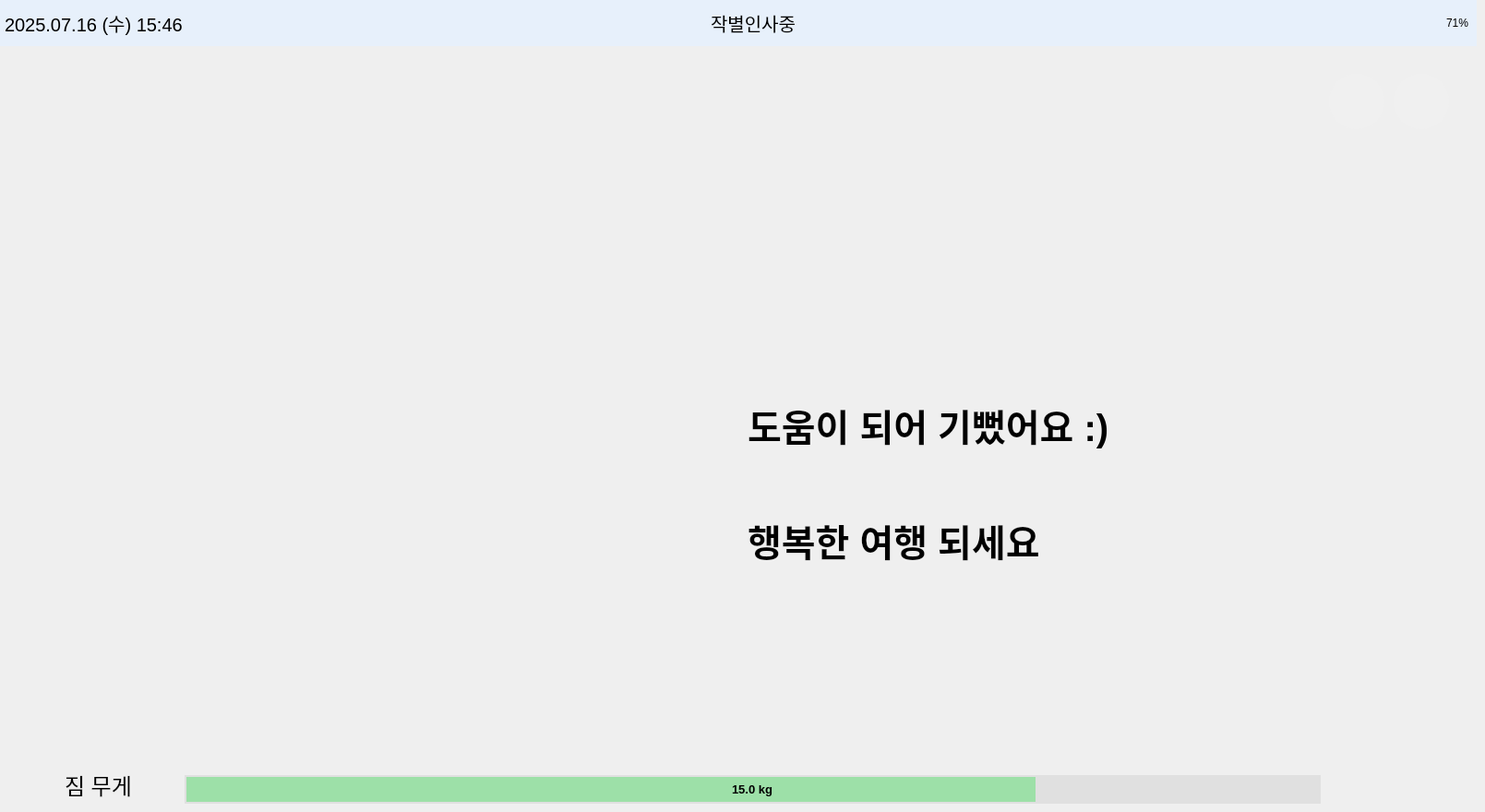
    <widget class="QWidget" name="page_bye">
     <widget class="QPushButton" name="btn_home12">
      <property name="geometry">
       <rect>
        <x>1440</x>
        <y>80</y>
        <width>60</width>
        <height>60</height>
       </rect>
      </property>
      <property name="palette">
       <palette>
        <active>
         <colorrole role="Button">
          <brush brushstyle="SolidPattern">
           <color alpha="255">
            <red>240</red>
            <green>240</green>
            <blue>240</blue>
           </color>
          </brush>
         </colorrole>
         <colorrole role="Base">
          <brush brushstyle="SolidPattern">
           <color alpha="255">
            <red>240</red>
            <green>240</green>
            <blue>240</blue>
           </color>
          </brush>
         </colorrole>
         <colorrole role="Window">
          <brush brushstyle="SolidPattern">
           <color alpha="255">
            <red>240</red>
            <green>240</green>
            <blue>240</blue>
           </color>
          </brush>
         </colorrole>
        </active>
        <inactive>
         <colorrole role="Button">
          <brush brushstyle="SolidPattern">
           <color alpha="255">
            <red>240</red>
            <green>240</green>
            <blue>240</blue>
           </color>
          </brush>
         </colorrole>
         <colorrole role="Base">
          <brush brushstyle="SolidPattern">
           <color alpha="255">
            <red>240</red>
            <green>240</green>
            <blue>240</blue>
           </color>
          </brush>
         </colorrole>
         <colorrole role="Window">
          <brush brushstyle="SolidPattern">
           <color alpha="255">
            <red>240</red>
            <green>240</green>
            <blue>240</blue>
           </color>
          </brush>
         </colorrole>
        </inactive>
        <disabled>
         <colorrole role="Button">
          <brush brushstyle="SolidPattern">
           <color alpha="255">
            <red>240</red>
            <green>240</green>
            <blue>240</blue>
           </color>
          </brush>
         </colorrole>
         <colorrole role="Base">
          <brush brushstyle="SolidPattern">
           <color alpha="255">
            <red>240</red>
            <green>240</green>
            <blue>240</blue>
           </color>
          </brush>
         </colorrole>
         <colorrole role="Window">
          <brush brushstyle="SolidPattern">
           <color alpha="255">
            <red>240</red>
            <green>240</green>
            <blue>240</blue>
           </color>
          </brush>
         </colorrole>
        </disabled>
       </palette>
      </property>
      <property name="styleSheet">
       <string notr="true">QPushButton {
    border: none;
    border-radius: 30px;
    background-color: #F0F0F0;
}</string>
      </property>
      <property name="text">
       <string/>
      </property>
      <property name="icon">
       <iconset>
        <normaloff>icon/home.png</normaloff>icon/home.png</iconset>
      </property>
      <property name="iconSize">
       <size>
        <width>40</width>
        <height>40</height>
       </size>
      </property>
     </widget>
     <widget class="QPushButton" name="btn_back12">
      <property name="geometry">
       <rect>
        <x>1510</x>
        <y>80</y>
        <width>60</width>
        <height>60</height>
       </rect>
      </property>
      <property name="palette">
       <palette>
        <active>
         <colorrole role="Button">
          <brush brushstyle="SolidPattern">
           <color alpha="255">
            <red>240</red>
            <green>240</green>
            <blue>240</blue>
           </color>
          </brush>
         </colorrole>
         <colorrole role="Base">
          <brush brushstyle="SolidPattern">
           <color alpha="255">
            <red>240</red>
            <green>240</green>
            <blue>240</blue>
           </color>
          </brush>
         </colorrole>
         <colorrole role="Window">
          <brush brushstyle="SolidPattern">
           <color alpha="255">
            <red>240</red>
            <green>240</green>
            <blue>240</blue>
           </color>
          </brush>
         </colorrole>
        </active>
        <inactive>
         <colorrole role="Button">
          <brush brushstyle="SolidPattern">
           <color alpha="255">
            <red>240</red>
            <green>240</green>
            <blue>240</blue>
           </color>
          </brush>
         </colorrole>
         <colorrole role="Base">
          <brush brushstyle="SolidPattern">
           <color alpha="255">
            <red>240</red>
            <green>240</green>
            <blue>240</blue>
           </color>
          </brush>
         </colorrole>
         <colorrole role="Window">
          <brush brushstyle="SolidPattern">
           <color alpha="255">
            <red>240</red>
            <green>240</green>
            <blue>240</blue>
           </color>
          </brush>
         </colorrole>
        </inactive>
        <disabled>
         <colorrole role="Button">
          <brush brushstyle="SolidPattern">
           <color alpha="255">
            <red>240</red>
            <green>240</green>
            <blue>240</blue>
           </color>
          </brush>
         </colorrole>
         <colorrole role="Base">
          <brush brushstyle="SolidPattern">
           <color alpha="255">
            <red>240</red>
            <green>240</green>
            <blue>240</blue>
           </color>
          </brush>
         </colorrole>
         <colorrole role="Window">
          <brush brushstyle="SolidPattern">
           <color alpha="255">
            <red>240</red>
            <green>240</green>
            <blue>240</blue>
           </color>
          </brush>
         </colorrole>
        </disabled>
       </palette>
      </property>
      <property name="styleSheet">
       <string notr="true">QPushButton {
    border: none;
    border-radius: 30px;
    background-color: #F0F0F0;
}</string>
      </property>
      <property name="text">
       <string/>
      </property>
      <property name="icon">
       <iconset>
        <normaloff>icon/back.png</normaloff>icon/back.png</iconset>
      </property>
      <property name="iconSize">
       <size>
        <width>40</width>
        <height>40</height>
       </size>
      </property>
     </widget>
     <widget class="QProgressBar" name="weight_bar12">
      <property name="geometry">
       <rect>
        <x>200</x>
        <y>840</y>
        <width>1231</width>
        <height>31</height>
       </rect>
      </property>
      <property name="font">
       <font>
        <pointsize>10</pointsize>
        <weight>75</weight>
        <bold>true</bold>
       </font>
      </property>
      <property name="styleSheet">
       <string notr="true">QProgressBar {
    border: 2px solid #E0E0E0;         /* 테두리: 불투명 회색 */
    border-radius: 30px;               /* 둥글게 */
    background-color: #E0E0E0;         /* 배경: 불투명 연회색 */
    text-align: center;                /* 텍스트 중앙 정렬 */
}

QProgressBar::chunk {
    background-color: rgba(129, 224, 144, 180);   /* 초록색 바 + 투명도 */
    border-radius: 30px;
}
</string>
      </property>
      <property name="maximum">
       <number>20000</number>
      </property>
      <property name="value">
       <number>15000</number>
      </property>
      <property name="format">
       <string>15.0 kg</string>
      </property>
     </widget>
     <widget class="QFrame" name="topbar12">
      <property name="geometry">
       <rect>
        <x>0</x>
        <y>0</y>
        <width>1600</width>
        <height>50</height>
       </rect>
      </property>
      <property name="palette">
       <palette>
        <active>
         <colorrole role="WindowText">
          <brush brushstyle="SolidPattern">
           <color alpha="255">
            <red>0</red>
            <green>0</green>
            <blue>0</blue>
           </color>
          </brush>
         </colorrole>
         <colorrole role="Button">
          <brush brushstyle="SolidPattern">
           <color alpha="255">
            <red>231</red>
            <green>240</green>
            <blue>251</blue>
           </color>
          </brush>
         </colorrole>
         <colorrole role="Light">
          <brush brushstyle="SolidPattern">
           <color alpha="255">
            <red>255</red>
            <green>116</green>
            <blue>116</blue>
           </color>
          </brush>
         </colorrole>
         <colorrole role="Midlight">
          <brush brushstyle="SolidPattern">
           <color alpha="255">
            <red>247</red>
            <green>63</green>
            <blue>63</blue>
           </color>
          </brush>
         </colorrole>
         <colorrole role="Dark">
          <brush brushstyle="SolidPattern">
           <color alpha="255">
            <red>120</red>
            <green>6</green>
            <blue>6</blue>
           </color>
          </brush>
         </colorrole>
         <colorrole role="Mid">
          <brush brushstyle="SolidPattern">
           <color alpha="255">
            <red>160</red>
            <green>7</green>
            <blue>7</blue>
           </color>
          </brush>
         </colorrole>
         <colorrole role="Text">
          <brush brushstyle="SolidPattern">
           <color alpha="255">
            <red>0</red>
            <green>0</green>
            <blue>0</blue>
           </color>
          </brush>
         </colorrole>
         <colorrole role="BrightText">
          <brush brushstyle="SolidPattern">
           <color alpha="255">
            <red>255</red>
            <green>255</green>
            <blue>255</blue>
           </color>
          </brush>
         </colorrole>
         <colorrole role="ButtonText">
          <brush brushstyle="SolidPattern">
           <color alpha="255">
            <red>0</red>
            <green>0</green>
            <blue>0</blue>
           </color>
          </brush>
         </colorrole>
         <colorrole role="Base">
          <brush brushstyle="SolidPattern">
           <color alpha="255">
            <red>231</red>
            <green>240</green>
            <blue>251</blue>
           </color>
          </brush>
         </colorrole>
         <colorrole role="Window">
          <brush brushstyle="SolidPattern">
           <color alpha="255">
            <red>231</red>
            <green>240</green>
            <blue>251</blue>
           </color>
          </brush>
         </colorrole>
         <colorrole role="Shadow">
          <brush brushstyle="SolidPattern">
           <color alpha="255">
            <red>0</red>
            <green>0</green>
            <blue>0</blue>
           </color>
          </brush>
         </colorrole>
         <colorrole role="AlternateBase">
          <brush brushstyle="SolidPattern">
           <color alpha="255">
            <red>247</red>
            <green>133</green>
            <blue>133</blue>
           </color>
          </brush>
         </colorrole>
         <colorrole role="ToolTipBase">
          <brush brushstyle="SolidPattern">
           <color alpha="255">
            <red>255</red>
            <green>255</green>
            <blue>220</blue>
           </color>
          </brush>
         </colorrole>
         <colorrole role="ToolTipText">
          <brush brushstyle="SolidPattern">
           <color alpha="255">
            <red>0</red>
            <green>0</green>
            <blue>0</blue>
           </color>
          </brush>
         </colorrole>
         <colorrole role="PlaceholderText">
          <brush brushstyle="SolidPattern">
           <color alpha="128">
            <red>0</red>
            <green>0</green>
            <blue>0</blue>
           </color>
          </brush>
         </colorrole>
        </active>
        <inactive>
         <colorrole role="WindowText">
          <brush brushstyle="SolidPattern">
           <color alpha="255">
            <red>0</red>
            <green>0</green>
            <blue>0</blue>
           </color>
          </brush>
         </colorrole>
         <colorrole role="Button">
          <brush brushstyle="SolidPattern">
           <color alpha="255">
            <red>231</red>
            <green>240</green>
            <blue>251</blue>
           </color>
          </brush>
         </colorrole>
         <colorrole role="Light">
          <brush brushstyle="SolidPattern">
           <color alpha="255">
            <red>255</red>
            <green>116</green>
            <blue>116</blue>
           </color>
          </brush>
         </colorrole>
         <colorrole role="Midlight">
          <brush brushstyle="SolidPattern">
           <color alpha="255">
            <red>247</red>
            <green>63</green>
            <blue>63</blue>
           </color>
          </brush>
         </colorrole>
         <colorrole role="Dark">
          <brush brushstyle="SolidPattern">
           <color alpha="255">
            <red>120</red>
            <green>6</green>
            <blue>6</blue>
           </color>
          </brush>
         </colorrole>
         <colorrole role="Mid">
          <brush brushstyle="SolidPattern">
           <color alpha="255">
            <red>160</red>
            <green>7</green>
            <blue>7</blue>
           </color>
          </brush>
         </colorrole>
         <colorrole role="Text">
          <brush brushstyle="SolidPattern">
           <color alpha="255">
            <red>0</red>
            <green>0</green>
            <blue>0</blue>
           </color>
          </brush>
         </colorrole>
         <colorrole role="BrightText">
          <brush brushstyle="SolidPattern">
           <color alpha="255">
            <red>255</red>
            <green>255</green>
            <blue>255</blue>
           </color>
          </brush>
         </colorrole>
         <colorrole role="ButtonText">
          <brush brushstyle="SolidPattern">
           <color alpha="255">
            <red>0</red>
            <green>0</green>
            <blue>0</blue>
           </color>
          </brush>
         </colorrole>
         <colorrole role="Base">
          <brush brushstyle="SolidPattern">
           <color alpha="255">
            <red>231</red>
            <green>240</green>
            <blue>251</blue>
           </color>
          </brush>
         </colorrole>
         <colorrole role="Window">
          <brush brushstyle="SolidPattern">
           <color alpha="255">
            <red>231</red>
            <green>240</green>
            <blue>251</blue>
           </color>
          </brush>
         </colorrole>
         <colorrole role="Shadow">
          <brush brushstyle="SolidPattern">
           <color alpha="255">
            <red>0</red>
            <green>0</green>
            <blue>0</blue>
           </color>
          </brush>
         </colorrole>
         <colorrole role="AlternateBase">
          <brush brushstyle="SolidPattern">
           <color alpha="255">
            <red>247</red>
            <green>133</green>
            <blue>133</blue>
           </color>
          </brush>
         </colorrole>
         <colorrole role="ToolTipBase">
          <brush brushstyle="SolidPattern">
           <color alpha="255">
            <red>255</red>
            <green>255</green>
            <blue>220</blue>
           </color>
          </brush>
         </colorrole>
         <colorrole role="ToolTipText">
          <brush brushstyle="SolidPattern">
           <color alpha="255">
            <red>0</red>
            <green>0</green>
            <blue>0</blue>
           </color>
          </brush>
         </colorrole>
         <colorrole role="PlaceholderText">
          <brush brushstyle="SolidPattern">
           <color alpha="128">
            <red>0</red>
            <green>0</green>
            <blue>0</blue>
           </color>
          </brush>
         </colorrole>
        </inactive>
        <disabled>
         <colorrole role="WindowText">
          <brush brushstyle="SolidPattern">
           <color alpha="255">
            <red>120</red>
            <green>6</green>
            <blue>6</blue>
           </color>
          </brush>
         </colorrole>
         <colorrole role="Button">
          <brush brushstyle="SolidPattern">
           <color alpha="255">
            <red>231</red>
            <green>240</green>
            <blue>251</blue>
           </color>
          </brush>
         </colorrole>
         <colorrole role="Light">
          <brush brushstyle="SolidPattern">
           <color alpha="255">
            <red>255</red>
            <green>116</green>
            <blue>116</blue>
           </color>
          </brush>
         </colorrole>
         <colorrole role="Midlight">
          <brush brushstyle="SolidPattern">
           <color alpha="255">
            <red>247</red>
            <green>63</green>
            <blue>63</blue>
           </color>
          </brush>
         </colorrole>
         <colorrole role="Dark">
          <brush brushstyle="SolidPattern">
           <color alpha="255">
            <red>120</red>
            <green>6</green>
            <blue>6</blue>
           </color>
          </brush>
         </colorrole>
         <colorrole role="Mid">
          <brush brushstyle="SolidPattern">
           <color alpha="255">
            <red>160</red>
            <green>7</green>
            <blue>7</blue>
           </color>
          </brush>
         </colorrole>
         <colorrole role="Text">
          <brush brushstyle="SolidPattern">
           <color alpha="255">
            <red>120</red>
            <green>6</green>
            <blue>6</blue>
           </color>
          </brush>
         </colorrole>
         <colorrole role="BrightText">
          <brush brushstyle="SolidPattern">
           <color alpha="255">
            <red>255</red>
            <green>255</green>
            <blue>255</blue>
           </color>
          </brush>
         </colorrole>
         <colorrole role="ButtonText">
          <brush brushstyle="SolidPattern">
           <color alpha="255">
            <red>120</red>
            <green>6</green>
            <blue>6</blue>
           </color>
          </brush>
         </colorrole>
         <colorrole role="Base">
          <brush brushstyle="SolidPattern">
           <color alpha="255">
            <red>231</red>
            <green>240</green>
            <blue>251</blue>
           </color>
          </brush>
         </colorrole>
         <colorrole role="Window">
          <brush brushstyle="SolidPattern">
           <color alpha="255">
            <red>231</red>
            <green>240</green>
            <blue>251</blue>
           </color>
          </brush>
         </colorrole>
         <colorrole role="Shadow">
          <brush brushstyle="SolidPattern">
           <color alpha="255">
            <red>0</red>
            <green>0</green>
            <blue>0</blue>
           </color>
          </brush>
         </colorrole>
         <colorrole role="AlternateBase">
          <brush brushstyle="SolidPattern">
           <color alpha="255">
            <red>240</red>
            <green>11</green>
            <blue>11</blue>
           </color>
          </brush>
         </colorrole>
         <colorrole role="ToolTipBase">
          <brush brushstyle="SolidPattern">
           <color alpha="255">
            <red>255</red>
            <green>255</green>
            <blue>220</blue>
           </color>
          </brush>
         </colorrole>
         <colorrole role="ToolTipText">
          <brush brushstyle="SolidPattern">
           <color alpha="255">
            <red>0</red>
            <green>0</green>
            <blue>0</blue>
           </color>
          </brush>
         </colorrole>
         <colorrole role="PlaceholderText">
          <brush brushstyle="SolidPattern">
           <color alpha="128">
            <red>0</red>
            <green>0</green>
            <blue>0</blue>
           </color>
          </brush>
         </colorrole>
        </disabled>
       </palette>
      </property>
      <property name="styleSheet">
       <string>background-color: #e7f0fb;</string>
      </property>
      <widget class="QLabel" name="label_datetime12">
       <property name="geometry">
        <rect>
         <x>5</x>
         <y>0</y>
         <width>331</width>
         <height>50</height>
        </rect>
       </property>
       <property name="font">
        <font>
         <pointsize>15</pointsize>
        </font>
       </property>
       <property name="text">
        <string>2025.07.16 (수) 15:46</string>
       </property>
      </widget>
      <widget class="QLabel" name="label_battery12">
       <property name="geometry">
        <rect>
         <x>1470</x>
         <y>0</y>
         <width>121</width>
         <height>50</height>
        </rect>
       </property>
       <property name="text">
        <string>71%</string>
       </property>
       <property name="alignment">
        <set>Qt::AlignRight|Qt::AlignTrailing|Qt::AlignVCenter</set>
       </property>
      </widget>
      <widget class="QLabel" name="label_status12">
       <property name="geometry">
        <rect>
         <x>770</x>
         <y>0</y>
         <width>141</width>
         <height>50</height>
        </rect>
       </property>
       <property name="font">
        <font>
         <pointsize>15</pointsize>
         <weight>50</weight>
         <bold>false</bold>
        </font>
       </property>
       <property name="text">
        <string>작별인사중</string>
       </property>
      </widget>
      <widget class="QLabel" name="label_image12">
       <property name="geometry">
        <rect>
         <x>710</x>
         <y>3</y>
         <width>51</width>
         <height>41</height>
        </rect>
       </property>
       <property name="text">
        <string/>
       </property>
       <property name="pixmap">
        <pixmap>icon/작별인사.png</pixmap>
       </property>
       <property name="scaledContents">
        <bool>true</bool>
       </property>
      </widget>
     </widget>
     <widget class="QLabel" name="label_bye_text12">
      <property name="geometry">
       <rect>
        <x>810</x>
        <y>340</y>
        <width>671</width>
        <height>241</height>
       </rect>
      </property>
      <property name="font">
       <font>
        <pointsize>30</pointsize>
        <weight>75</weight>
        <bold>true</bold>
       </font>
      </property>
      <property name="styleSheet">
       <string notr="true">background-color: rgba(255, 255, 255, 0);</string>
      </property>
      <property name="text">
       <string>도움이 되어 기뻤어요 :)</string>
      </property>
      <property name="alignment">
       <set>Qt::AlignLeading|Qt::AlignLeft|Qt::AlignVCenter</set>
      </property>
     </widget>
     <widget class="QLabel" name="label_weight12">
      <property name="geometry">
       <rect>
        <x>70</x>
        <y>830</y>
        <width>101</width>
        <height>41</height>
       </rect>
      </property>
      <property name="font">
       <font>
        <pointsize>18</pointsize>
       </font>
      </property>
      <property name="styleSheet">
       <string notr="true">QLabel {
    color: #000000;  /* 원하는 색상 코드로 변경 */
}
</string>
      </property>
      <property name="text">
       <string>짐 무게</string>
      </property>
      <property name="alignment">
       <set>Qt::AlignLeading|Qt::AlignLeft|Qt::AlignVCenter</set>
      </property>
     </widget>
     <widget class="QLabel" name="label_bye_text12_2">
      <property name="geometry">
       <rect>
        <x>810</x>
        <y>530</y>
        <width>591</width>
        <height>111</height>
       </rect>
      </property>
      <property name="font">
       <font>
        <pointsize>30</pointsize>
        <weight>75</weight>
        <bold>true</bold>
       </font>
      </property>
      <property name="styleSheet">
       <string notr="true">background-color: rgba(255, 255, 255, 0);</string>
      </property>
      <property name="text">
       <string>행복한 여행 되세요</string>
      </property>
      <property name="alignment">
       <set>Qt::AlignLeading|Qt::AlignLeft|Qt::AlignVCenter</set>
      </property>
     </widget>
     <widget class="QLabel" name="label_bye_icon12">
      <property name="geometry">
       <rect>
        <x>1170</x>
        <y>540</y>
        <width>101</width>
        <height>71</height>
       </rect>
      </property>
      <property name="font">
       <font>
        <pointsize>30</pointsize>
        <weight>75</weight>
        <bold>true</bold>
       </font>
      </property>
      <property name="styleSheet">
       <string notr="true">QLabel {
    background-color: transparent;  /* 배경 투명 */
}
</string>
      </property>
      <property name="text">
       <string/>
      </property>
      <property name="pixmap">
       <pixmap>icon/작별인사.png</pixmap>
      </property>
      <property name="scaledContents">
       <bool>true</bool>
      </property>
      <property name="alignment">
       <set>Qt::AlignLeading|Qt::AlignLeft|Qt::AlignVCenter</set>
      </property>
     </widget>
     <widget class="QLabel" name="label_airplane_icon12">
      <property name="geometry">
       <rect>
        <x>200</x>
        <y>130</y>
        <width>631</width>
        <height>391</height>
       </rect>
      </property>
      <property name="font">
       <font>
        <pointsize>30</pointsize>
        <weight>75</weight>
        <bold>true</bold>
       </font>
      </property>
      <property name="styleSheet">
       <string notr="true">QLabel {
    background-color: transparent;  /* 배경 투명 */
}
</string>
      </property>
      <property name="text">
       <string/>
      </property>
      <property name="pixmap">
       <pixmap>icon/즐거운여행.png</pixmap>
      </property>
      <property name="scaledContents">
       <bool>true</bool>
      </property>
      <property name="alignment">
       <set>Qt::AlignLeading|Qt::AlignLeft|Qt::AlignVCenter</set>
      </property>
     </widget>
    </widget>
